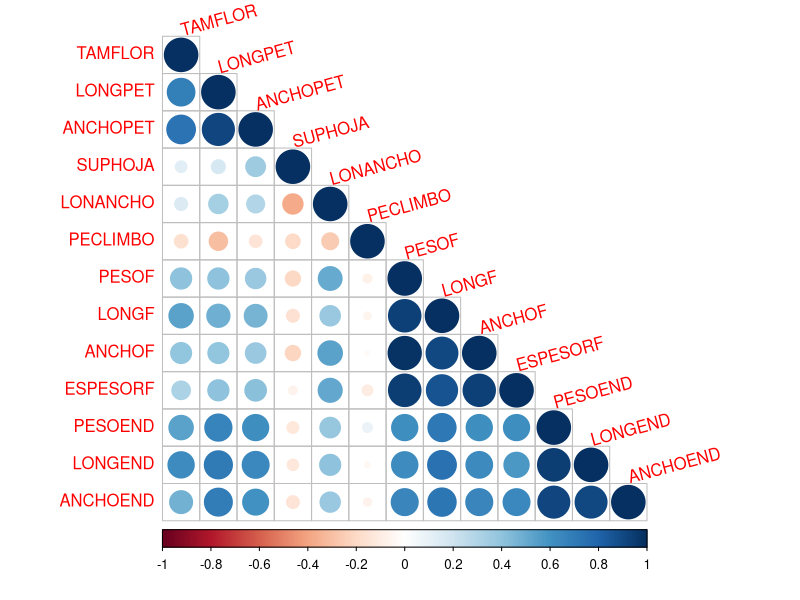
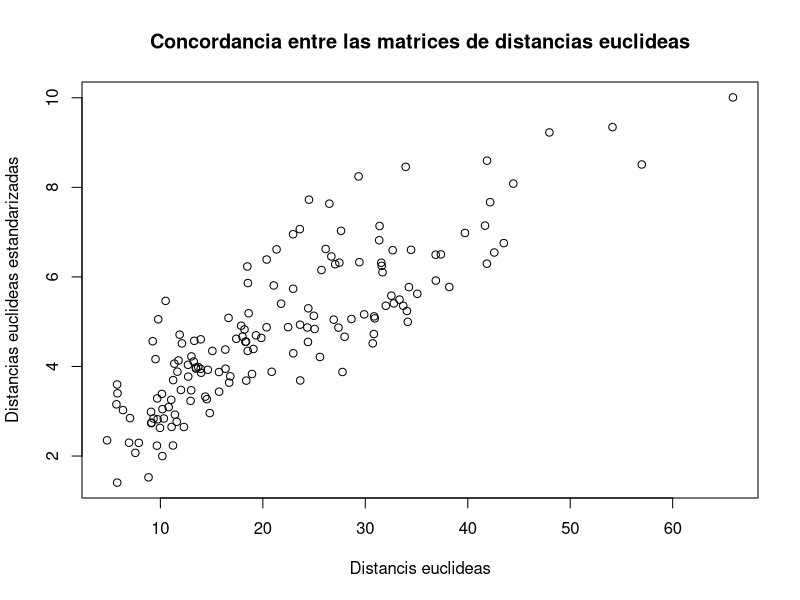
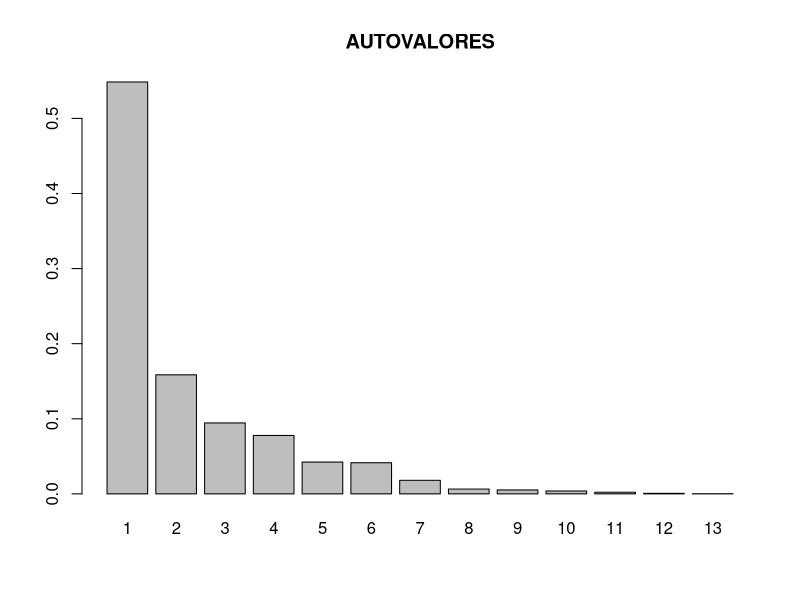
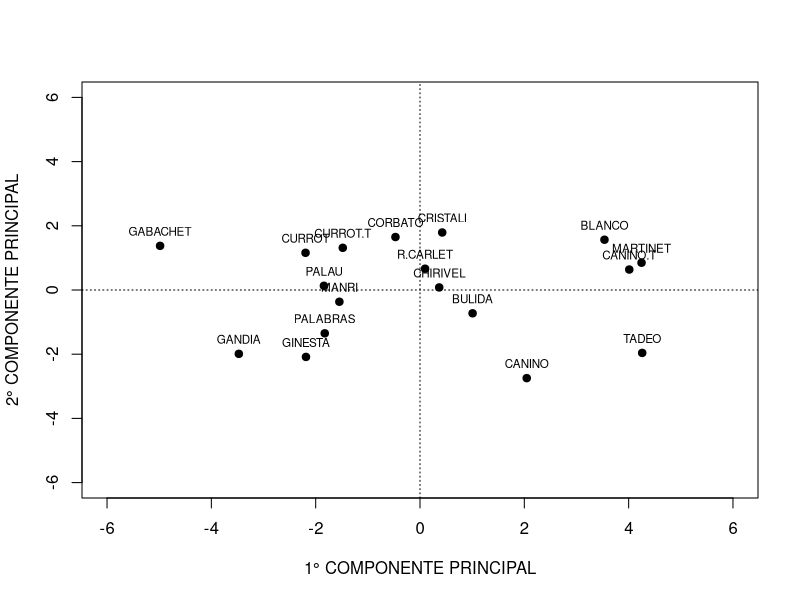
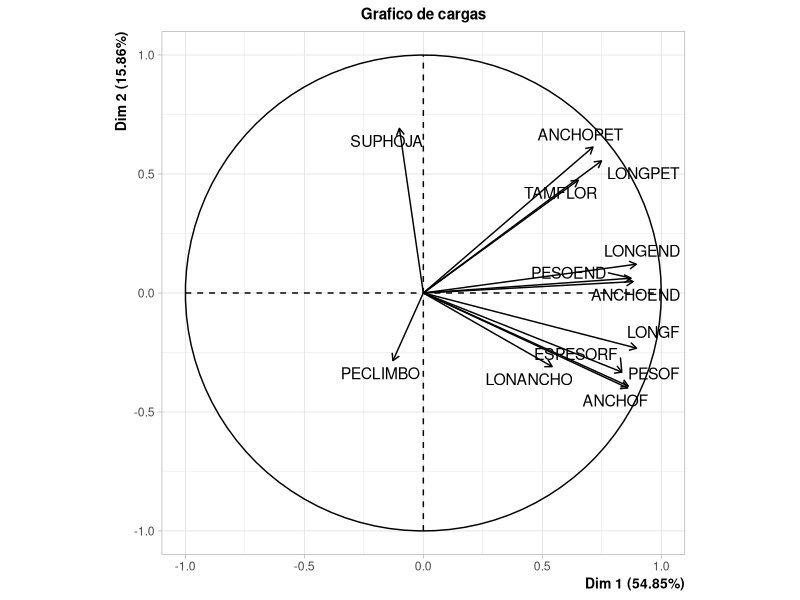

Write R code to recreate these figures, in order.
## ---- chunk 1
knitr::opts_chunk$set(echo = TRUE, message = FALSE, warning = FALSE)
## ---- chunk 2
library(FactoMineR)
library(kableExtra)
library(tidyverse)
## ---- chunk 3
datos <- read_csv2(here::here("data", "raw", "DAMASCO.csv"))
## ---- chunk 4
glimpse(datos)
## ---- chunk 5
datos %>% 
    select(-VAR) %>% 
    summarise_all(mean) %>% 
    round(1) %>% 
    kable() %>% 
    kable_styling(font_size = 12) %>% 
    kable_classic_2()
## ---- chunk 6
datos %>% 
    select(-VAR) %>%  
    cov() %>%  
    round(1) %>% 
    kable() %>% 
    kable_styling(font_size = 12) %>% 
    kable_classic_2() 
## ---- chunk 7
datos %>% select(-VAR) %>%
    summarise_all(function(x) sd(x) / mean(x)) %>% 
    pivot_longer(cols = everything(), names_to = "VAR", values_to = "CV") %>% 
    arrange(desc(CV)) %>% 
    mutate(CV = round(CV, 1)) %>%
    kable() %>% 
    kable_styling(font_size = 12) %>% 
    kable_classic_2()
## ---- chunk 8
# No utilizamos la primer columna
datos_std = scale(datos[-1])
## ---- chunk 9
datos_std %>%
    as_tibble() %>% 
    summarise_all(function(x) sd(x, na.rm=TRUE) /  mean(x, na.rm=TRUE)) %>% 
    round(1)
## ---- chunk 10
datos %>% 
    select(-VAR) %>%
    cor() %>% 
    round(1)  %>% 
    kable() %>% 
    kable_styling(font_size = 12)%>% 
    kable_classic_2()
## ---- chunk 11
datos%>%
    select(-VAR) %>%
    cor() %>%
    corrplot::corrplot(
      method = "circle", 
      type = "lower", 
      tl.srt = 15
    )
## ---- chunk 12
dist = datos %>% 
    select(-VAR) %>% 
    data.frame()

rownames(dist) <- datos$VAR

matriz_distancia <- dist %>% 
    dist(method = "euclidean", diag = TRUE, upper = TRUE) %>% 
    as.matrix()

 matriz_distancia %>% 
    round(1) %>% 
    kable() %>% 
    kable_styling(font_size = 8) %>% 
    kable_classic_2()
## ---- chunk 13
matriz_distancia_df <- data.frame(
  "var1" = rep(colnames(matriz_distancia), each = ncol(matriz_distancia)), 
  "var2" = rep(colnames(matriz_distancia), ncol(matriz_distancia)),
  "distancia" = c(matriz_distancia)
)

matriz_distancia_df %>%
    filter(
      rep(
          1:ncol(matriz_distancia),
          each = ncol(matriz_distancia)
      ) > 
      rep(
          1:ncol(matriz_distancia),
          times = ncol(matriz_distancia)
      )
  ) %>%
  arrange(distancia) %>%
  head(3) %>%
  kable(col.names = c("Variedad 1", "Variedad 2", "Distancia")) %>% 
  kable_styling(font_size = 12, full_width = FALSE) %>% 
  kable_classic_2()
## ---- chunk 14
dist_std <- datos %>% 
    select(-VAR) %>% 
    scale() %>%
    data.frame()

rownames(dist_std) <- datos$VAR

matriz_distancia_std <- dist_std %>% 
    dist(method = "euclidean", diag = TRUE, upper = TRUE) %>% 
    as.matrix()

matriz_distancia_std %>%
    round(1) %>% 
    kable() %>% 
    kable_styling(font_size = 8) %>% 
    kable_classic_2()

## ---- chunk 15
matriz_distancia_std_df <- data.frame(
  "var1" = rep(colnames(matriz_distancia_std), each = ncol(matriz_distancia_std)), 
  "var2" = rep(colnames(matriz_distancia_std), ncol(matriz_distancia_std)),
  "distancia" = c(matriz_distancia_std)
)


matriz_distancia_std_df %>%
    filter(
      rep(
          1:ncol(matriz_distancia_std),
          each = ncol(matriz_distancia_std)
      ) > 
      rep(
          1:ncol(matriz_distancia_std),
          times = ncol(matriz_distancia_std)
      )
  ) %>%
  arrange(distancia) %>%
  head(3) %>%
  kable(col.names = c("Variedad 1", "Variedad 2", "Distancia")) %>% 
  kable_styling(font_size = 12, full_width = FALSE) %>% 
  kable_classic_2()

## ---- chunk 16
matriz_distancia_dist <- as.dist(matriz_distancia)
matriz_distancia_std_dist <- as.dist(matriz_distancia_std)
conc <- cor(matriz_distancia_dist, matriz_distancia_std_dist) %>%
      as_tibble() %>%
      round(2) %>%
      rename(CONCORDANCIA = value)
## ---- chunk 17
plot(
  matriz_distancia_dist, 
  matriz_distancia_std_dist, 
  ylab = "Distancias euclideas estandarizadas", 
  xlab = "Distancis euclideas", 
  main = "Concordancia entre las matrices de distancias euclideas"
)
## ---- chunk 18
datos_std <- data.frame(datos_std)
rownames(datos_std) <- datos$VAR

pca <- PCA(datos_std, ncp = 2, graph = FALSE)

pca$eig %>%
  data.frame() %>%
  rename(
    "Autovalores" = "eigenvalue", 
    "% varianza" = "percentage.of.variance", 
    "% varianza acumulada" = "cumulative.percentage.of.variance" 
  ) %>%
  kable() %>%
  kable_styling(full_width = FALSE) %>%
  kable_classic_2()
## ---- chunk 19
# Agregar linea que acumula.
prop_table = prop.table(pca$eig[, 1])
barplot(prop_table, main = "AUTOVALORES", names.arg = 1:nrow(pca$eig))
#lines(c(1, 13), c(0, 0.5))
## ---- chunk 20
pca$var$coord %>%
  kable() %>%
  kable_styling(full_width = FALSE) %>%
  kable_classic_2()
## ---- chunk 21
pc1 <- pca$ind$coord[, 1]
pc2 <- pca$ind$coord[, 2]
etiquetas <- rownames(pca$ind$coord)
plot(
  pc1,
  pc2, 
  ylab = "2° COMPONENTE PRINCIPAL", 
  xlab = "1° COMPONENTE PRINCIPAL", 
  xlim = c(-6, 6), 
  ylim = c(-6, 6),
  pch = 19
)
abline(h = 0, lty = 3)
abline(v = 0, lty = 3)
text(pc1, pc2, etiquetas, pos = 3, cex = 0.7)
## ---- chunk 22
plot(pca, choix = "var", title = "Grafico de cargas")
## ---- chunk 23
x <- as.matrix(datos_std)
cor <- cor(x)
autovalores_ <- eigen(cor)

round(autovalores_$values, 1) %>%
  kable(col.names = "AUTOVALORES") %>%
  kable_styling(full_width = FALSE) %>%
  kable_classic_2() 
## ---- chunk 24
round(autovalores_$vectors[, 1:2], 1) %>%
  kable(col.names = c("AUTOVECTOR 1", "AUTOVECTOR 2")) %>%
  kable_styling(full_width = FALSE) %>%
  kable_classic_2()
## ---- chunk 25
etiquetas <- rownames(pca$var$coord)
p <- as.matrix(autovalores_$vectors)
y <- x %*% p
colnames(y) <- etiquetas
rownames(y) <- datos$VAR

round(y, 1) %>%
  kable() %>%
  kable_classic_2()
## ---- chunk 26
dvs <- svd(x)

round(dvs$d, 1) %>%
  kable(col.names = "d")%>%
  kable_classic_2()
## ---- chunk 27
colnames(dvs$u) <- etiquetas

dvs$u %>%
  round(1) %>%
  kable() %>%
  kable_classic_2()
## ---- chunk 28
colnames(dvs$v) <- etiquetas

dvs$v %>%
  round(1) %>%
  kable() %>%
  kable_styling(full_width = FALSE) %>%
  kable_classic_2()
## ---- chunk 29
u <- dvs$u
v <- dvs$v
d <- diag(dvs$d, 13, 13)
ydvs <- u %*% d
colnames(ydvs) <- etiquetas
rownames(ydvs) <- datos$VAR

round(ydvs, 1) %>%
  kable() %>%
  kable_classic_2()
